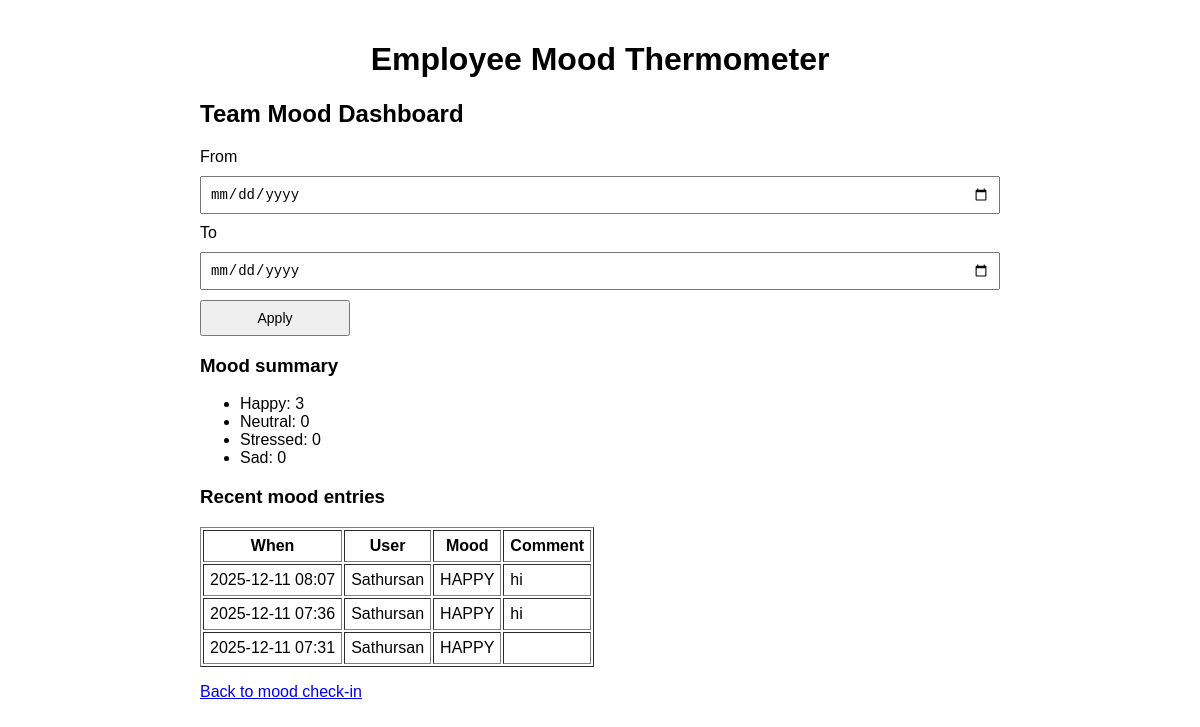
/dashboard, run on the app's committed database.
### app/models.py (models this page shows)
class MoodEntry(db.Model):
    __tablename__ = "mood_entries"
    id = db.Column(db.Integer, primary_key=True)
    mood_value = db.Column(db.String(20), nullable=False)
    comment = db.Column(db.String(255))
    created_at = db.Column(db.DateTime, default=datetime.utcnow)
    user_id = db.Column(db.Integer, db.ForeignKey("users.id"), nullable=False)
    user = db.relationship("User", back_populates="mood_entries")

class User(db.Model):
    __tablename__ = "users"
    id = db.Column(db.Integer, primary_key=True)
    name = db.Column(db.String(100), nullable=False)
    email = db.Column(db.String(120), nullable=False, unique=True)
    role = db.Column(db.String(50), nullable=False, default="EMPLOYEE")
    team_id = db.Column(db.Integer, db.ForeignKey("teams.id"))
    team = db.relationship("Team", back_populates="users")
    mood_entries = db.relationship("MoodEntry", back_populates="user")

### app/routes.py (the view, shortened to what this page needs)
@main_bp.route("/dashboard")
def dashboard():
    start_date_str = request.args.get("start_date")
    end_date_str = request.args.get("end_date")
    query_entries = db.session.query(MoodEntry, User).join(User)
    query_counts = db.session.query(MoodEntry.mood_value, func.count(MoodEntry.id))
    recent_entries = (
        query_entries.order_by(MoodEntry.created_at.desc()).limit(20).all()
    )
    mood_counts = query_counts.group_by(MoodEntry.mood_value).all()
    counts_dict = {mood: count for mood, count in mood_counts}
    return render_template(
        "dashboard.html",
        recent_entries=recent_entries,
        counts=counts_dict,
    )

### app/templates/dashboard.html
{% extends "layout.html" %}
{% block content %}
  <h2>Team Mood Dashboard</h2>
  <form method="get" action="{{ url_for('main.dashboard') }}">
    <label for="start_date">From</label>
    <input type="date" id="start_date" name="start_date"
           value="{{ request.args.get('start_date', '') }}">
    <label for="end_date">To</label>
    <input type="date" id="end_date" name="end_date"
           value="{{ request.args.get('end_date', '') }}">
    <button type="submit">Apply</button>
  </form>
  <h3>Mood summary</h3>
  <ul>
    <li>Happy: {{ counts.get('HAPPY', 0) }}</li>
    <li>Neutral: {{ counts.get('NEUTRAL', 0) }}</li>
    <li>Stressed: {{ counts.get('STRESSED', 0) }}</li>
    <li>Sad: {{ counts.get('SAD', 0) }}</li>
  </ul>
  <h3>Recent mood entries</h3>
  <table border="1" cellpadding="6">
    <tr>
      <th>When</th>
      <th>User</th>
      <th>Mood</th>
      <th>Comment</th>
    </tr>
    {% for entry, user in recent_entries %}
      <tr>
        <td>{{ entry.created_at.strftime("%Y-%m-%d %H:%M") }}</td>
        <td>{{ user.name }}</td>
        <td>{{ entry.mood_value }}</td>
        <td>{{ entry.comment or "" }}</td>
      </tr>
    {% endfor %}
  </table>
  <p><a href="{{ url_for('main.mood') }}">Back to mood check-in</a></p>
{% endblock %}

### app/templates/layout.html (shortened to what this page needs)
<!doctype html>
<html lang="en">
<head>
  <link rel="stylesheet" href="{{ url_for('static', filename='style.css') }}">
</head>
<body>
  <header>
    <h1>Employee Mood Thermometer</h1>
  </header>
  <main>
    {% block content %}{% endblock %}
  </main>
</body>
</html>

### app/static/style.css (style rules this page uses)
body { font-family: Arial, sans-serif; max-width: 800px; margin: 0 auto; padding: 20px; }
header h1 { text-align: center; }
form { display: flex; flex-direction: column; gap: 10px; }
input, select, textarea, button { padding: 8px; font-size: 14px; }
button { width: 150px; cursor: pointer; }

### data on the page
MoodEntry: created_at "2025-12-11 08:07", name "Sathursan", mood_value "HAPPY", comment "hi"
MoodEntry: created_at "2025-12-11 07:36", name "Sathursan", mood_value "HAPPY", comment "hi"
MoodEntry: created_at "2025-12-11 07:31", name "Sathursan", mood_value "HAPPY"

### other printed values
{{ counts.get('HAPPY', 0) }} "3"
{{ counts.get('NEUTRAL', 0) }} "0"
{{ counts.get('STRESSED', 0) }} "0"
{{ counts.get('SAD', 0) }} "0"
